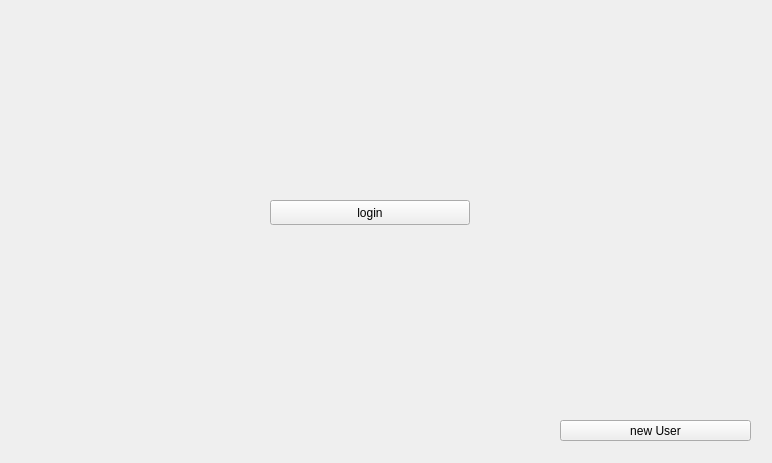
<?xml version="1.0" encoding="UTF-8"?>
<ui version="4.0">
 <class>fbLoginWidget</class>
 <widget class="QWidget" name="fbLoginWidget">
  <property name="geometry">
   <rect>
    <x>0</x>
    <y>0</y>
    <width>772</width>
    <height>463</height>
   </rect>
  </property>
  <property name="windowTitle">
   <string>Form</string>
  </property>
  <property name="layoutDirection">
   <enum>Qt::LeftToRight</enum>
  </property>
  <widget class="QPushButton" name="pb1">
   <property name="geometry">
    <rect>
     <x>270</x>
     <y>200</y>
     <width>200</width>
     <height>25</height>
    </rect>
   </property>
   <property name="maximumSize">
    <size>
     <width>200</width>
     <height>25</height>
    </size>
   </property>
   <property name="text">
    <string>login</string>
   </property>
  </widget>
  <widget class="QPushButton" name="pb2">
   <property name="geometry">
    <rect>
     <x>560</x>
     <y>420</y>
     <width>191</width>
     <height>21</height>
    </rect>
   </property>
   <property name="maximumSize">
    <size>
     <width>200</width>
     <height>25</height>
    </size>
   </property>
   <property name="layoutDirection">
    <enum>Qt::LeftToRight</enum>
   </property>
   <property name="text">
    <string>new User</string>
   </property>
  </widget>
 </widget>
 <resources/>
 <connections/>
</ui>
